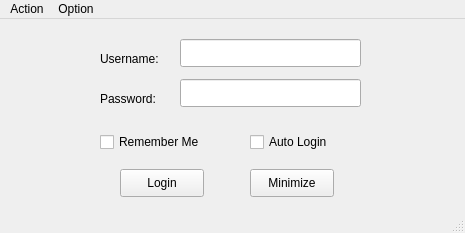
<?xml version="1.0" encoding="UTF-8"?>
<ui version="4.0">
 <class>MainWindow</class>
 <widget class="QMainWindow" name="MainWindow">
  <property name="geometry">
   <rect>
    <x>0</x>
    <y>0</y>
    <width>465</width>
    <height>233</height>
   </rect>
  </property>
  <property name="minimumSize">
   <size>
    <width>465</width>
    <height>233</height>
   </size>
  </property>
  <property name="maximumSize">
   <size>
    <width>465</width>
    <height>233</height>
   </size>
  </property>
  <property name="windowTitle">
   <string>Drcom Client</string>
  </property>
  <property name="windowIcon">
   <iconset resource="resource.qrc">
    <normaloff>:/png</normaloff>:/png</iconset>
  </property>
  <property name="autoFillBackground">
   <bool>true</bool>
  </property>
  <property name="iconSize">
   <size>
    <width>128</width>
    <height>128</height>
   </size>
  </property>
  <widget class="QWidget" name="centralWidget">
   <widget class="QLabel" name="label">
    <property name="geometry">
     <rect>
      <x>100</x>
      <y>30</y>
      <width>71</width>
      <height>20</height>
     </rect>
    </property>
    <property name="text">
     <string>Username:</string>
    </property>
   </widget>
   <widget class="QLabel" name="label_2">
    <property name="geometry">
     <rect>
      <x>100</x>
      <y>70</y>
      <width>71</width>
      <height>20</height>
     </rect>
    </property>
    <property name="text">
     <string>Password:</string>
    </property>
   </widget>
   <widget class="QCheckBox" name="checkBox">
    <property name="geometry">
     <rect>
      <x>100</x>
      <y>110</y>
      <width>201</width>
      <height>26</height>
     </rect>
    </property>
    <property name="focusPolicy">
     <enum>Qt::NoFocus</enum>
    </property>
    <property name="text">
     <string>Remember Me</string>
    </property>
   </widget>
   <widget class="QCheckBox" name="checkBox_2">
    <property name="geometry">
     <rect>
      <x>250</x>
      <y>110</y>
      <width>191</width>
      <height>26</height>
     </rect>
    </property>
    <property name="focusPolicy">
     <enum>Qt::NoFocus</enum>
    </property>
    <property name="text">
     <string>Auto Login</string>
    </property>
   </widget>
   <widget class="QPushButton" name="loginButton">
    <property name="geometry">
     <rect>
      <x>120</x>
      <y>150</y>
      <width>84</width>
      <height>28</height>
     </rect>
    </property>
    <property name="focusPolicy">
     <enum>Qt::TabFocus</enum>
    </property>
    <property name="layoutDirection">
     <enum>Qt::LeftToRight</enum>
    </property>
    <property name="text">
     <string>Login</string>
    </property>
   </widget>
   <widget class="QPushButton" name="minButton">
    <property name="geometry">
     <rect>
      <x>250</x>
      <y>150</y>
      <width>84</width>
      <height>28</height>
     </rect>
    </property>
    <property name="focusPolicy">
     <enum>Qt::TabFocus</enum>
    </property>
    <property name="layoutDirection">
     <enum>Qt::LeftToRight</enum>
    </property>
    <property name="text">
     <string>Minimize</string>
    </property>
   </widget>
   <widget class="QLineEdit" name="nameEdit">
    <property name="geometry">
     <rect>
      <x>180</x>
      <y>20</y>
      <width>181</width>
      <height>28</height>
     </rect>
    </property>
    <property name="focusPolicy">
     <enum>Qt::StrongFocus</enum>
    </property>
   </widget>
   <widget class="QLineEdit" name="passwdEdit">
    <property name="geometry">
     <rect>
      <x>180</x>
      <y>60</y>
      <width>181</width>
      <height>28</height>
     </rect>
    </property>
    <property name="focusPolicy">
     <enum>Qt::StrongFocus</enum>
    </property>
    <property name="echoMode">
     <enum>QLineEdit::Password</enum>
    </property>
   </widget>
  </widget>
  <widget class="QMenuBar" name="menuBar">
   <property name="geometry">
    <rect>
     <x>0</x>
     <y>0</y>
     <width>465</width>
     <height>22</height>
    </rect>
   </property>
   <widget class="QMenu" name="menuDrcom_client">
    <property name="title">
     <string>Action</string>
    </property>
    <addaction name="actionLogin_Logout"/>
    <addaction name="actionMinimize"/>
    <addaction name="actionExit"/>
   </widget>
   <widget class="QMenu" name="menuOption">
    <property name="title">
     <string>Option</string>
    </property>
    <addaction name="actionSettings"/>
    <addaction name="actionCheck_Log"/>
    <addaction name="actionAbout"/>
   </widget>
   <addaction name="menuDrcom_client"/>
   <addaction name="menuOption"/>
  </widget>
  <widget class="QStatusBar" name="statusBar"/>
  <action name="actionExit">
   <property name="text">
    <string>Exit</string>
   </property>
   <property name="shortcut">
    <string>Esc</string>
   </property>
  </action>
  <action name="actionLogin_Logout">
   <property name="text">
    <string>Login / Logout</string>
   </property>
   <property name="shortcut">
    <string>Ctrl+L</string>
   </property>
  </action>
  <action name="actionMinimize">
   <property name="text">
    <string>Minimize</string>
   </property>
   <property name="shortcut">
    <string>Ctrl+M</string>
   </property>
  </action>
  <action name="actionSettings">
   <property name="text">
    <string>Settings</string>
   </property>
   <property name="shortcut">
    <string>Ctrl+S</string>
   </property>
  </action>
  <action name="actionAbout">
   <property name="text">
    <string>About</string>
   </property>
  </action>
  <action name="actionCheck_Log">
   <property name="text">
    <string>Check Log</string>
   </property>
   <property name="shortcut">
    <string>Ctrl+Alt+L</string>
   </property>
  </action>
 </widget>
 <layoutdefault spacing="6" margin="11"/>
 <resources>
  <include location="resource.qrc"/>
 </resources>
 <connections/>
</ui>
